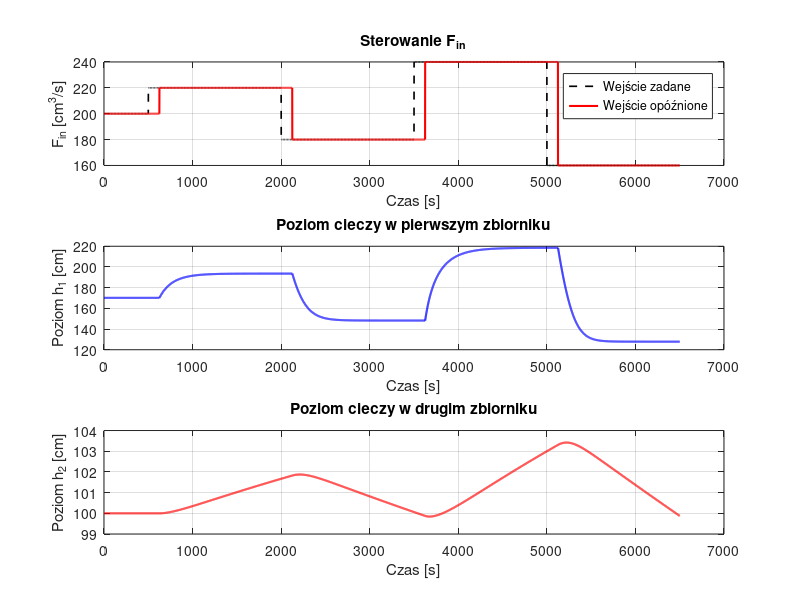
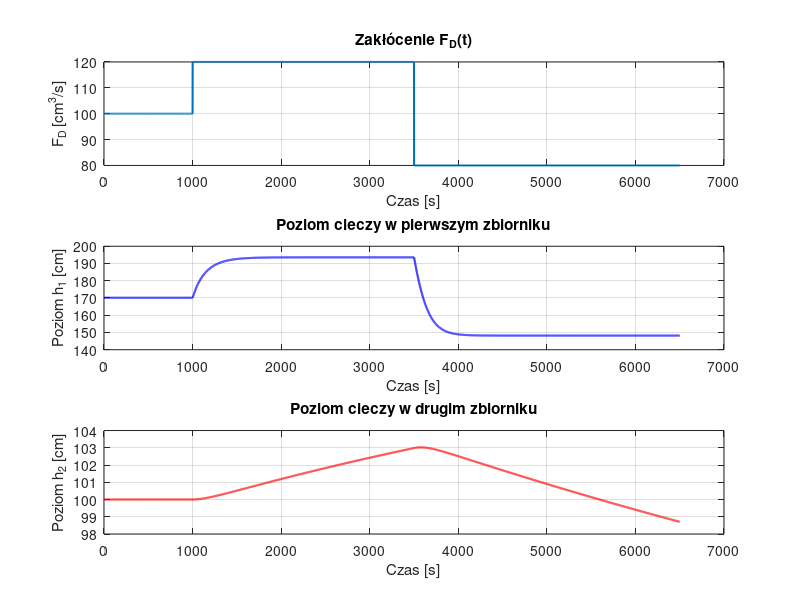
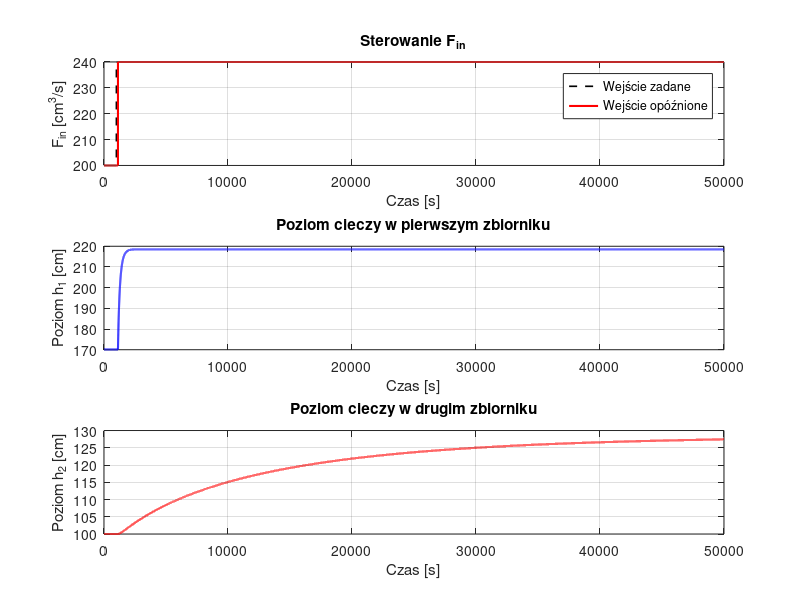

Write MATLAB code to recreate these figures, in order. (Note: this script raises an error after producing the figures.)
% Przedmiot: Sztuczna Inteligencja w Automatyce
% Model: Przepływ cieczy między dwoma zbiornikami
% Autorzy: Kacper Górski 314061, Antoni Marczuk

clearvars;
close all;
clc;

folderPath = fullfile(pwd, 'Wykresy');
if ~exist(folderPath, 'dir')
    mkdir(folderPath);
end


% parametry modelu
C1 = 0.35;
C2 = 0.45;
alpha1 = 23;
alpha2 = 30;
tau = 125;

F1_0 = 200;
FD_0 = 100;
F2_0 = F1_0 + FD_0;

h1_0 = (F2_0/alpha1)^2;
h2_0 = (F2_0/alpha2)^2;

fprintf('Punkt pracy:\n h1_0 = %.2f cm, h2_0 = %.2f cm\n', h1_0, h2_0);

% parametry symulacji
T_end = 6500;
dt = 1;
t = 0:dt:T_end;

Fin = F1_0 * ones(size(t));
FD = FD_0 * ones(size(t));

Fin(t > 500  & t <= 2000) = 1.1 * F1_0;
Fin(t > 2000 & t <= 3500) = 0.9 * F1_0;
Fin(t > 3500 & t <= 5000) = 1.2 * F1_0;
Fin(t > 5000) = 0.8 * F1_0;

FD(t > 1000 & t <= 3500) = 120;
FD(t > 3500) = 80;

% opóźnienie
N_delay = round(tau / dt);
Fin_delay = [F1_0 * ones(1, N_delay), Fin(1:end - N_delay)];

model_nieliniowy = @(t, x, Fin_t, FD_t) [
    (Fin_t + FD_t - alpha1 * sqrt(max(x(1), 1e-6))) / (2 * C1 * max(x(1), 1e-6));
    (alpha1 * sqrt(max(x(1), 1e-6)) - alpha2 * sqrt(max(x(2), 1e-6))) / (3 * C2 * max(x(2)^2, 1e-6))
];

% symulacja sterowania
x = [h1_0; h2_0];
h1 = zeros(size(t));
h2 = zeros(size(t));

for k = 1:length(t)
    h1(k) = x(1);
    h2(k) = x(2);
    dx = model_nieliniowy(t(k), x, Fin_delay(k), FD_0);
    x = x + dx * dt;
end

figure('Name', 'Symulacja obiektu nieliniowego - zmiana sterowania', 'Color', 'w');
subplot(3,1,1);
plot(t, Fin, 'k--', 'LineWidth', 1.2); hold on;
plot(t, Fin_delay, 'r', 'LineWidth', 1.5);
xlabel('Czas [s]'); ylabel('F_{in} [cm^3/s]');
title('Sterowanie F_{in}');
legend('Wejście zadane', 'Wejście opóźnione');
grid on;

subplot(3,1,2);
plot(t, h1, 'b', 'LineWidth', 1.5);
xlabel('Czas [s]'); ylabel('Poziom h_1 [cm]');
title('Poziom cieczy w pierwszym zbiorniku');
grid on;

subplot(3,1,3);
plot(t, h2, 'r', 'LineWidth', 1.5);
xlabel('Czas [s]'); ylabel('Poziom h_2 [cm]');
title('Poziom cieczy w drugim zbiorniku');
grid on;
print(fullfile(folderPath, 'Obiekt nieliniowy - zmiana sterowania.png'), '-dpng', '-r400');

% symulacja zakłócenia
x = [h1_0; h2_0];
h1 = zeros(size(t));
h2 = zeros(size(t));

for k = 1:length(t)
    h1(k) = x(1);
    h2(k) = x(2);
    dx = model_nieliniowy(t(k), x, F1_0, FD(k));
    x = x + dx * dt;
end

figure('Name', 'Symulacja obiektu nieliniowego - zmiana zakłócenia', 'Color', 'w');
subplot(3,1,1);
plot(t, FD, 'LineWidth', 1.5);
xlabel('Czas [s]'); ylabel('F_D [cm^3/s]');
title('Zakłócenie F_D(t)');
grid on;

subplot(3,1,2);
plot(t, h1, 'b', 'LineWidth', 1.5);
xlabel('Czas [s]'); ylabel('Poziom h_1 [cm]');
title('Poziom cieczy w pierwszym zbiorniku');
grid on;

subplot(3,1,3);
plot(t, h2, 'r', 'LineWidth', 1.5);
xlabel('Czas [s]'); ylabel('Poziom h_2 [cm]');
title('Poziom cieczy w drugim zbiorniku');
grid on;
print(fullfile(folderPath, 'Obiekt nieliniowy - zmiana zaklocenia.png'), '-dpng', '-r400');

% stabilizacja
T_end2 = 50000;
t2 = 0:dt:T_end2;
F_in_h2 = F1_0 * ones(size(t2));
FD_h2 = FD_0 * ones(size(t2));
F_in_h2(t2 > 1000) = 1.2 * F1_0;
F_in_h2_delay = [F1_0 * ones(1, N_delay), F_in_h2(1:end - N_delay)];

x = [h1_0; h2_0];
h1_h2 = zeros(size(t2));
h2_h2 = zeros(size(t2));

for k = 1:length(t2)
    h1_h2(k) = x(1);
    h2_h2(k) = x(2);
    dx = model_nieliniowy(t2(k), x, F_in_h2_delay(k), FD_h2(k));
    x = x + dx * dt;
end

figure('Name', 'Stabilizacja zmiennych układu', 'Color', 'w');
subplot(3,1,1);
plot(t2, F_in_h2, 'k--', 'LineWidth', 1.2); hold on;
plot(t2, F_in_h2_delay, 'r', 'LineWidth', 1.5);
xlabel('Czas [s]'); ylabel('F_{in} [cm^3/s]');
title('Sterowanie F_{in}');
legend('Wejście zadane','Wejście opóźnione');
grid on;

subplot(3,1,2);
plot(t2, h1_h2, 'b', 'LineWidth', 1.5);
xlabel('Czas [s]'); ylabel('Poziom h_1 [cm]');
title('Poziom cieczy w pierwszym zbiorniku');
grid on;

subplot(3,1,3);
plot(t2, h2_h2, 'r', 'LineWidth', 1.5);
xlabel('Czas [s]'); ylabel('Poziom h_2 [cm]');
title('Poziom cieczy w drugim zbiorniku');
grid on;
print(fullfile(folderPath, 'Obiekt nieliniowy - stabilizacja.png'), '-dpng', '-r400');

% linearyzacja 

disp('LINEARYZACJA MODELU W PUNKCIE PRACY');

T_end = 100000;
dt = 1;
t = 0:dt:T_end;

Fin = F1_0 * ones(size(t));
FD = FD_0 * ones(size(t));

Fin(t > 1000 & t <= T_end/2) = 1.1 * F1_0;
Fin(t > T_end/2) = 1.2 * F1_0;

N_delay = round(tau / dt);
Fin_delay = [F1_0 * ones(1, N_delay), Fin(1:end - N_delay)];

model_nieliniowy = @(t, x, Fin, FD) [
    (Fin + FD - alpha1*sqrt(x(1))) / (2*C1*x(1));
    (alpha1*sqrt(x(1)) - alpha2*sqrt(x(2))) / (3*C2*x(2)^2)
];

x = [h1_0; h2_0];
h1 = zeros(size(t));
h2 = zeros(size(t));

for k = 1:length(t)
    h1(k) = x(1);
    h2(k) = x(2);
    dx = model_nieliniowy(t(k), x, Fin_delay(k), FD(k));
    x = x + dx * dt;
end

% linearyzacja symboliczna
syms h1_sym h2_sym Fin_sym FD_sym real
syms alpha1_sym alpha2_sym C1_sym C2_sym real

f1 = (Fin_sym + FD_sym - alpha1_sym * sqrt(h1_sym)) / (2 * C1_sym * h1_sym);
f2 = (alpha1_sym * sqrt(h1_sym) - alpha2_sym * sqrt(h2_sym)) / (3 * C2_sym * h2_sym^2);

disp(' ');
disp('=== Nieliniowe równania różniczkowe ===');
fprintf('dh1/dt = %s\n', char(f1));
fprintf('dh2/dt = %s\n', char(f2));

A_sym = jacobian([f1; f2], [h1_sym, h2_sym]);
B_sym = jacobian([f1; f2], Fin_sym);

A = double(subs(A_sym, {h1_sym, h2_sym, Fin_sym, FD_sym, alpha1_sym, alpha2_sym, C1_sym, C2_sym}, ...
                {h1_0, h2_0, F1_0, FD_0, alpha1, alpha2, C1, C2}));
B = double(subs(B_sym, {h1_sym, h2_sym, Fin_sym, FD_sym, alpha1_sym, alpha2_sym, C1_sym, C2_sym}, ...
                {h1_0, h2_0, F1_0, FD_0, alpha1, alpha2, C1, C2}));
C_matrix = [0 1];
D = 0;


syms dh1_lin dh2_lin dFin real
f_lin = A_sym * [dh1_lin; dh2_lin] + B_sym * dFin;

disp(' ');
disp('=== Zlinearyzowany model w postaci równań (przybliżenie Taylora 1. rzędu) ===');
fprintf('d(dh1)/dt = %s\n', char(simplify(f_lin(1))));
fprintf('d(dh2)/dt = %s\n', char(simplify(f_lin(2))));


sys_lin = ss(A, B, C_matrix, D);

% Symulacja modelu liniowego dla 2 skoków
u_lin = Fin_delay' - F1_0;
[y_lin, ~, x_lin] = lsim(sys_lin, u_lin, t);
y_lin = y_lin + h2_0;

% wykresy
figure('Name', 'Porównanie modeli: nieliniowy vs liniowy (100000s)', 'Color', 'w');

subplot(2,1,1);
plot(t, Fin, 'k--', 'LineWidth', 1.5); hold on;
plot(t, Fin_delay, 'r', 'LineWidth', 1.5);
xlabel('Czas [s]');
ylabel('F_{in} [cm^3/s]');
title(['Sterowanie F_{in}(t) i opóźnione F_{in}(t - \tau), \tau = ' num2str(tau) ' s']);
legend('F_{in}(t)', 'F_{in}(t - \tau)', 'Location', 'best');
grid on;

subplot(2,1,2);
plot(t, h2, 'r', 'LineWidth', 1.5); hold on;
plot(t, y_lin, 'b--', 'LineWidth', 1.5);
xlabel('Czas [s]');
ylabel('Poziom h_2 [cm]');
title('Porównanie: model nieliniowy i zlinearyzowany (pełna dynamika)');
legend('Model nieliniowy', 'Model liniowy', 'Location', 'best');
grid on;

print(fullfile(folderPath, 'Porownanie_modeli_nieliniowy_liniowy_pelna_dynamika.png'), '-dpng', '-r400');

blad = h2 - y_lin';
fprintf('\nŚredni błąd aproksymacji: %.4f cm\n', mean(abs(blad)));
fprintf('Maksymalny błąd aproksymacji: %.4f cm\n', max(abs(blad)));


%Główne symulacje

T_end_comp = 50000;
dt_comp = 1;
t_comp = 0:dt_comp:T_end_comp;

skoki = [-10, 10, -20, 20];
nazwy_skokow = {'minus_10', 'plus_10', 'minus_20', 'plus_20'};

for i = 1:length(skoki)
    dF = skoki(i);
    
    Fin_comp = F1_0 * ones(size(t_comp));
    FD_comp = FD_0 * ones(size(t_comp));
    
    Fin_comp(t_comp > 1000) = F1_0 + dF;

    Fin_delay_comp = [F1_0 * ones(1, N_delay), Fin_comp(1:end - N_delay)];
    
    x_nl = [h1_0; h2_0];
    h1_nl = zeros(size(t_comp));
    h2_nl = zeros(size(t_comp));
    
    for k = 1:length(t_comp)
        h1_nl(k) = x_nl(1);
        h2_nl(k) = x_nl(2);
        dx = model_nieliniowy(t_comp(k), x_nl, Fin_delay_comp(k), FD_comp(k));
        x_nl = x_nl + dx * dt_comp;
    end
    
    u_lin_comp = Fin_delay_comp' - F1_0;
    [y_lin_comp, ~, x_lin_comp] = lsim(sys_lin, u_lin_comp, t_comp);
    h2_lin_comp = y_lin_comp' + h2_0;
    
    error_comp = h2_nl - h2_lin_comp;
    max_error = max(abs(error_comp));
    mean_error = mean(abs(error_comp));
    
    fprintf('Skok: %+d cm³/s | Błąd maks: %.4f cm | Błąd średni: %.4f cm\n', ...
            dF, max_error, mean_error);
    
    figure('Name', sprintf('Porównanie modeli - skok %+d', dF), 'Color', 'w', 'Position', [100 100 1000 700]);
    
    subplot(3,1,1);
    plot(t_comp, Fin_comp, 'k-', 'LineWidth', 1.5); hold on;
    plot(t_comp, Fin_delay_comp, 'r--', 'LineWidth', 1.2);
    ylabel('F_{in} [cm³/s]');
    title(sprintf('Sterowanie wejściowe - skok: %+d cm³/s', dF));
    legend('F_{in}(t)', 'F_{in}(t-τ) opóźnione', 'Location', 'best');
    grid on;
    xlim([0 50000]);
    
    subplot(3,1,2);
    plot(t_comp, h2_nl, 'b-', 'LineWidth', 2); hold on;
    plot(t_comp, h2_lin_comp, 'r--', 'LineWidth', 1.5);
    ylabel('h₂ [cm]');
    title('Odpowiedź wyjściowa - poziom h₂');
    legend('Model nieliniowy', 'Model liniowy', 'Location', 'best');
    grid on;
    xlim([0 50000]);
    
    subplot(3,1,3);
    plot(t_comp, error_comp, 'g-', 'LineWidth', 1.5);
    ylabel('Błąd [cm]');
    xlabel('Czas [s]');
    title('Błąd aproksymacji liniowej');
    grid on;
    xlim([0 50000]);
    print(fullfile(folderPath, sprintf('Porownanie_modeli_skok_%s.png', nazwy_skokow{i})), '-dpng', '-r400');
end
